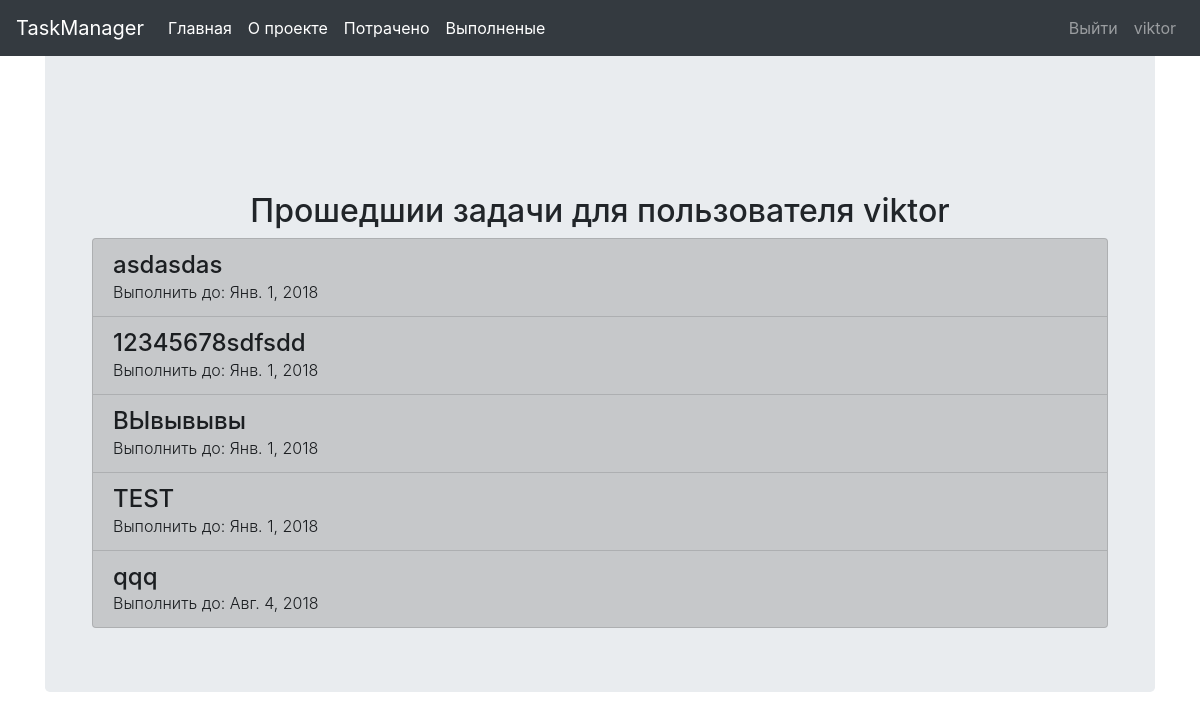
The app's page /old/ (signed in), older data.
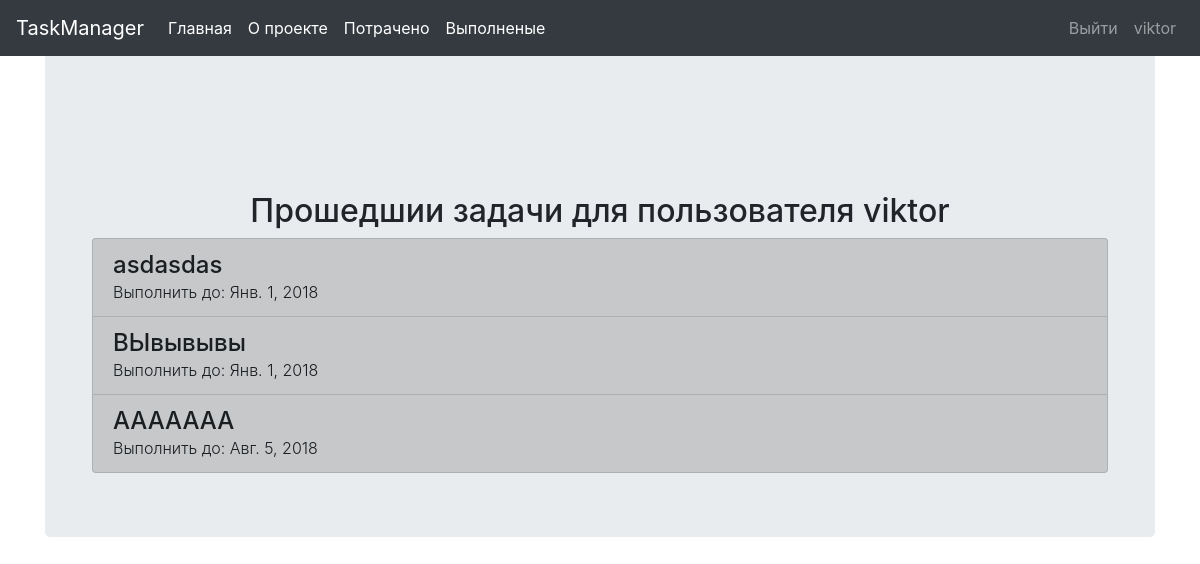
The same page, newer data.
### taskapp/models.py (models this page shows, shortened)
class Task(models.Model):
    date_finish = models.DateField()
    date_start = models.DateField(auto_now=True)
    title = models.CharField(max_length=100)
    descrition = models.TextField()
    owner = models.ForeignKey(User, on_delete=models.CASCADE)
    type_task = models.IntegerField(default=0)
    state = models.CharField(default='activ', max_length=10)  # активное-activ,выполненое-compl,потраченое-fail

### taskapp/views.py (the view)
# urls.py: path('old/', before, name='before'),
def before(request):
    tasks = ''
    if request.user.is_authenticated:
        date = datetime.datetime
        cheker = Checker(request.user)
        cheker.checking()
        cheker.checking_state()
        tasks = Task.objects.filter(owner=request.user).filter(state='fail').filter(
            state='fail').order_by('date_finish')
    return render(request, 'taskapp/before.html', {'tasks': tasks})

### taskapp/checkdate.py (called while the page is built)
    def checking(self):
        date = datetime.date.today()
        all = Task.objects.filter(owner=self.user)
        for u in all:
            Task.objects.filter(pk=u.pk).update(type_task=self.cmpare(u.date_finish, date))

    def cmpare(self, date1, date2):
        a = date1 - date2
        return int(a.days)

    def checking_state(self):
        date = datetime.date.today()
        all = Task.objects.filter(owner=self.user)
        for u in all:
            if u.state == 'activ':
                if self.cmpare(u.date_finish, date) < 0:
                    Task.objects.filter(pk=u.pk).update(state='fail')
            elif u.state == 'compl':
                Task.objects.filter(pk=u.pk).update(state='compl')
            elif u.state == 'fail':
                Task.objects.filter(pk=u.pk).update(state='fail')
            else:
                Task.objects.filter(pk=u.pk).update(state='activ')

### taskapp/templates/taskapp/before.html (shortened to what this page needs)
{% extends 'taskapp/base.html' %}
{% block content %}
    <div class="container mt-5 text-center">
        {% if  user.is_authenticated %}
            <br>
            <h2 class="mt-2">Прошедшии задачи для пользователя {{ user.get_username }}</h2>
            {% if  not tasks.count %}
                <H2>У вас нет задач на будущее.</H2>
                <H2>Поставте себе цель!</H2>
            {% else %}
                <div class="list-group">
                    {% for task in tasks %}
                        {% if task.type_task <= 0 %}
                            <a class="list-group-item list-group-item-action list-group-item list-group-item-dark"
                           href="{% url 'task_detale' pk=task.pk %}"><h4 class="text-left m-0">{{ task.title }}</h4>
                            <p class="font-weight-light m-0 text-left">Выполнить до: {{ task.date_finish }}</p>
                        </a>
                        {% elif task.type_task < 5 %}
                            <a class="list-group-item list-group-item-action list-group-item list-group-item-danger"
                           href="{% url 'task_detale' pk=task.pk %}"><h4 class="text-left m-0">{{ task.title }}</h4>
                            <p class="font-weight-light m-0 text-left">Выполнить до: {{ task.date_finish }}</p>
                        </a>
                        {% elif task.type_task < 10 %}
                            <a class="list-group-item list-group-item-action list-group-item list-group-item-warning"
                           href="{% url 'task_detale' pk=task.pk %}"><h4 class="text-left m-0">{{ task.title }}</h4>
                            <p class="font-weight-light m-0 text-left">Выполнить до: {{ task.date_finish }}</p>
                        </a>
                        {% else %}
                            <a class="list-group-item list-group-item-action list-group-item"
                           href="{% url 'task_detale' pk=task.pk %}"><h4 class="text-left m-0">{{ task.title }}</h4>
                            <p class="font-weight-light m-0 text-left">Выполнить до: {{ task.date_finish }}</p>
                        </a>
                        {% endif %}
                    {% endfor %}
                </div>
            {% endif %}
        {% endif %}
    </div>
{% endblock content %}

Row changes from the older to the newer data that the page shows:
no longer on this page (row edited): Task: title "12345678sdfsdd", date_finish "Янв. 1, 2018"
no longer on this page (row edited): Task: title "TEST", date_finish "Янв. 1, 2018"
no longer on this page (row edited): Task: title "qqq", date_finish "Авг. 4, 2018"
now on this page (row edited): Task: title "AAAAAAA", date_finish "Авг. 5, 2018"
